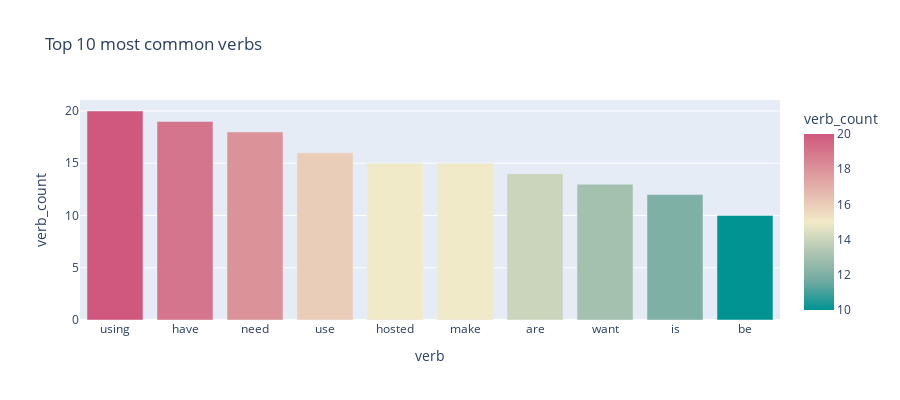

Notebook code cell kept with this figure:
### Code cell
fig = px.bar(verb_table_10, x='verb', y='verb_count',
             color='verb_count',
             height=400, title='Top 10 most common verbs',
             color_continuous_scale=px.colors.diverging.Tealrose,                          
            )
fig.show()

### Figure 1 — Plotly figure (JSON) as saved in the notebook; plotly's stock layout.template omitted (floating-point values rounded to 4 significant figures)
{"data": [{"alignmentgroup": "True", "hovertemplate": "verb=%{x}<br>verb_count=%{marker.color}<extra></extra>", "legendgroup": "", "marker": {"color": [20, 19, 18, 16, 15, 15, 14, 13, 12, 10], "coloraxis": "coloraxis", "pattern": {"shape": ""}}, "name": "", "offsetgroup": "", "orientation": "v", "showlegend": false, "textposition": "auto", "type": "bar", "x": ["using", "have", "need", "use", "hosted", "make", "are", "want", "is", "be"], "xaxis": "x", "y": [20, 19, 18, 16, 15, 15, 14, 13, 12, 10], "yaxis": "y"}], "layout": {"barmode": "relative", "coloraxis": {"colorbar": {"title": {"text": "verb_count"}}, "colorscale": [[0, "rgb(0, 147, 146)"], [0.1667, "rgb(114, 170, 161)"], [0.3333, "rgb(177, 199, 179)"], [0.5, "rgb(241, 234, 200)"], [0.6667, "rgb(229, 185, 173)"], [0.8333, "rgb(217, 137, 148)"], [1, "rgb(208, 88, 126)"]]}, "height": 400, "legend": {"tracegroupgap": 0}, "title": {"text": "Top 10 most common verbs"}, "xaxis": {"anchor": "y", "domain": [0, 1], "title": {"text": "verb"}}, "yaxis": {"anchor": "x", "domain": [0, 1], "title": {"text": "verb_count"}}}}
